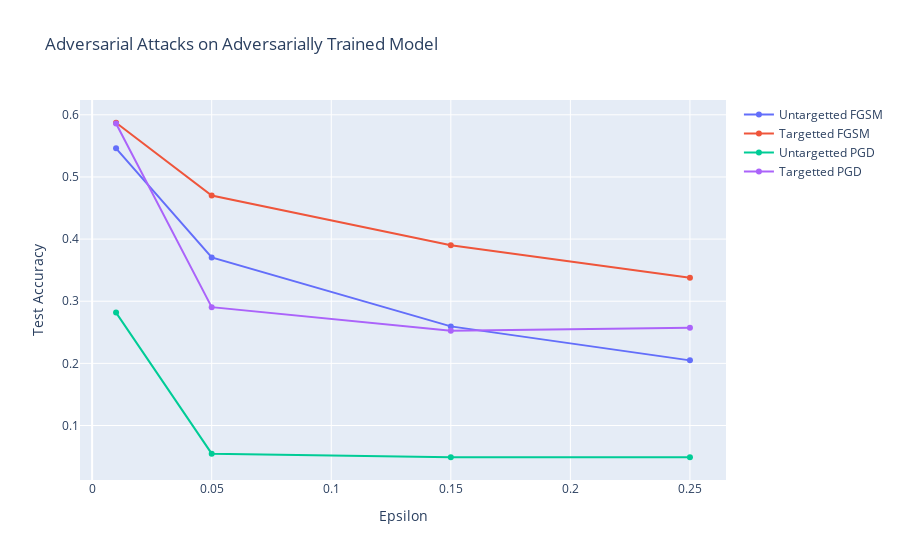

Notebook code for this chart:
### Code cell
# # Plotting the variation of accuracies with epsilon
# plt.plot([0.01, 0.05, 0.15, 0.25], U_FGSM_ACC_adv, label="Untargetted FGSM")
# plt.plot([0.01, 0.05, 0.15, 0.25], T_FGSM_ACC_adv, label="Targetted FGSM")
# plt.plot([0.01, 0.05, 0.15, 0.25], U_PGD_ACC_adv, label="Untargetted PGD")
# plt.plot([0.01, 0.05, 0.15, 0.25], T_PGD_ACC_adv, label="Targetted PGD")
# plt.xlabel("Epsilon")
# plt.ylabel("Test Accuracy")
# plt.title("Adversarial Training")
# plt.legend()
# plt.show()
import plotly.graph_objects as go
fig = go.Figure()
fig.add_trace(go.Scatter(x=[0.01, 0.05, 0.15, 0.25], y=U_FGSM_ACC_adv, mode='lines+markers', name='Untargetted FGSM'))
fig.add_trace(go.Scatter(x=[0.01, 0.05, 0.15, 0.25], y=T_FGSM_ACC_adv, mode='lines+markers', name='Targetted FGSM'))
fig.add_trace(go.Scatter(x=[0.01, 0.05, 0.15, 0.25], y=U_PGD_ACC_adv, mode='lines+markers', name='Untargetted PGD'))
fig.add_trace(go.Scatter(x=[0.01, 0.05, 0.15, 0.25], y=T_PGD_ACC_adv, mode='lines+markers', name='Targetted PGD'))
fig.update_layout(title='Adversarial Attacks on Adversarially Trained Model', xaxis_title='Epsilon', yaxis_title='Test Accuracy')
fig.show()

### Figure 1 — Plotly figure (JSON) as saved in the notebook; plotly's stock layout.template omitted (floating-point values rounded to 4 significant figures)
{"data": [{"mode": "lines+markers", "name": "Untargetted FGSM", "type": "scatter", "x": [0.01, 0.05, 0.15, 0.25], "y": [0.546, 0.3704, 0.2595, 0.2048]}, {"mode": "lines+markers", "name": "Targetted FGSM", "type": "scatter", "x": [0.01, 0.05, 0.15, 0.25], "y": [0.5872, 0.4701, 0.39, 0.3378]}, {"mode": "lines+markers", "name": "Untargetted PGD", "type": "scatter", "x": [0.01, 0.05, 0.15, 0.25], "y": [0.2817, 0.0547, 0.0489, 0.0489]}, {"mode": "lines+markers", "name": "Targetted PGD", "type": "scatter", "x": [0.01, 0.05, 0.15, 0.25], "y": [0.5861, 0.2904, 0.2525, 0.2571]}], "layout": {"title": {"text": "Adversarial Attacks on Adversarially Trained Model"}, "xaxis": {"title": {"text": "Epsilon"}}, "yaxis": {"title": {"text": "Test Accuracy"}}}}
